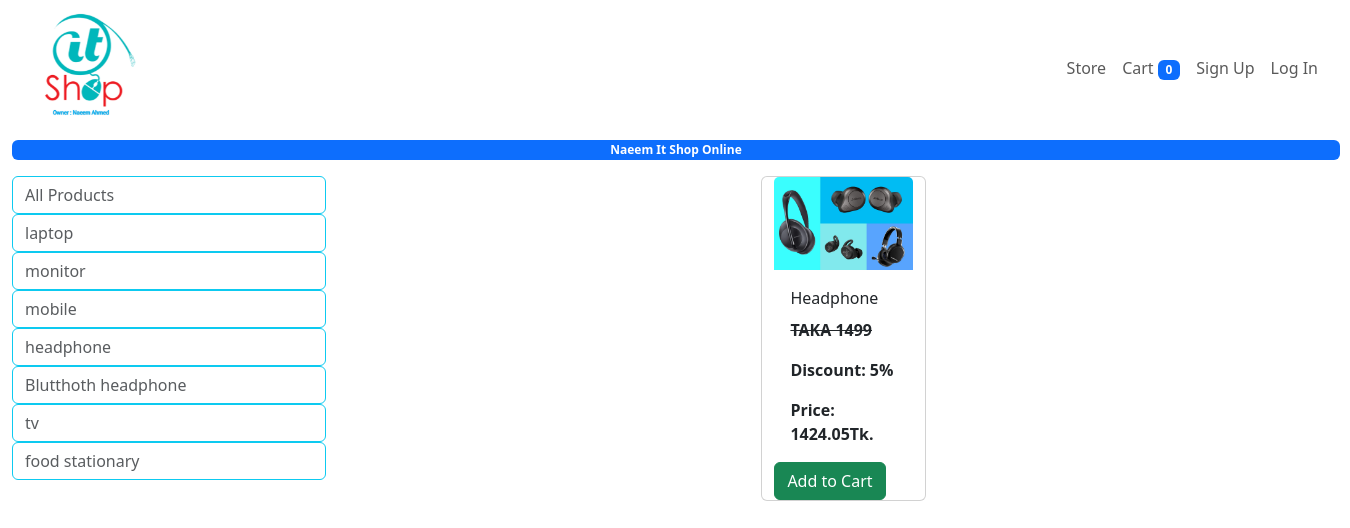
Screenshot of /store?category=5 with the database file from the repository.
### itshop/models.py (models this page shows, shortened)
class Category(models.Model):
    name=models.CharField(max_length=40)
    @staticmethod
    def get_all_categories():
        return Category.objects.all()

class Product(models.Model):
    name=models.CharField(max_length=50)
    purchage_price=models.IntegerField(default=0)
    sell_price=models.IntegerField(default=0)
    discount=models.IntegerField(default=0)
    description=models.CharField(max_length=200)
    image=models.ImageField(upload_to='uploads/products/')
    category=models.ForeignKey(Category,on_delete=models.CASCADE)
    @staticmethod
    def get_products_by_category_id(category_id):
        if category_id:
            return Product.objects.filter(category=category_id)
        else:
            return Product.objects.all()

### itshop/views.py (the view)
# urls.py: path('store',views.store , name='store'),
def store(request):
        products = None
        categories = Category.get_all_categories()
        CategoryID = request.GET.get('category')
        if CategoryID:
            products = Product.get_products_by_category_id(CategoryID)
        else:
            products = Product.get_all_products()
        data={}
        data['products']=products
        data['cat']=categories
        return render(request,'itshop/index.html',data)

### itshop/templatetags/custom_filter.py (called while the page is built)
@register.filter(name='currency')
def currency(num):
    return 'TAKA ' + str(num)

@register.filter(name='discount')
def discount(num):
    return 'Discount: ' + str(num) + '%'

@register.filter(name='price')
def price(num, num1):
    pr=num1- (num1*num/100)
    return 'Price: ' + str(pr) + 'Tk.'

### templates/itshop/index.html (shortened to what this page needs)
{% extends 'itshop/base.html' %} {% load custom_filter %} {% load cart %} {% block content %}
<div class="badge bg-primary text-center" style="width: 83rem">
  Naeem It Shop Online
</div>
<div class="container-fluit mt-3">
  <div class="row">
    <div class="col-lg-3">
      <div class="list-group">
        <a href="/" class="list-group-item-action btn btn-outline-info"
          >All Products</a
        >
        {% for category in cat %}
        <a
          href="/?category={{category.id}}"
          class="list-group-item-action btn btn-outline-info"
          >{{category.name}}</a
        >
        {% endfor %}
      </div>
    </div>
    <div class="col-md-9" mx-auto>
      <div class="row mx-auto">
        {% for product in products %}
        <div class="card mx-auto mb-3 col-lg-2" id="{{product.id}}">
          <img class="card-img-top" src="{{product.image.url}}" />
          <div class="card-body">
            <p class="card-title">{{product.name}}</p>
            <p class="card-text">
              <b> <s> {{product.sell_price|currency}} </s> </b>
            </p>
            <p class="card-text"><b> {{product.discount| discount}} </b></p>
            <p class="card-text">
              <b> {{product.discount| price:product.sell_price}} </b>
            </p>
          </div>
          <div class="cart-footer">
            <div class="row">
              <form action="#{{product.id}}" method="post">
                <input
                  type="submit"value="Add to Cart"class="btn btn-block btn-success"
                />
              </form>
            </div>
          </div>
        </div>
        {% endfor %}
      </div>
    </div>
  </div>
</div>
{% endblock%}

### rows the page displays
Category: name "laptop"
Category: name "monitor"
Category: name "mobile"
Category: name "headphone"
Category: name "Blutthoth headphone"
Category: name "tv"
Category: name "food stationary"
Product: image (picture), name "Headphone", sell_price "TAKA 1499", discount|discount "Discount: 5%", discount "Price: 1424.05Tk."

### other values shown
{{ request.session.cart.keys|length }} "0"
